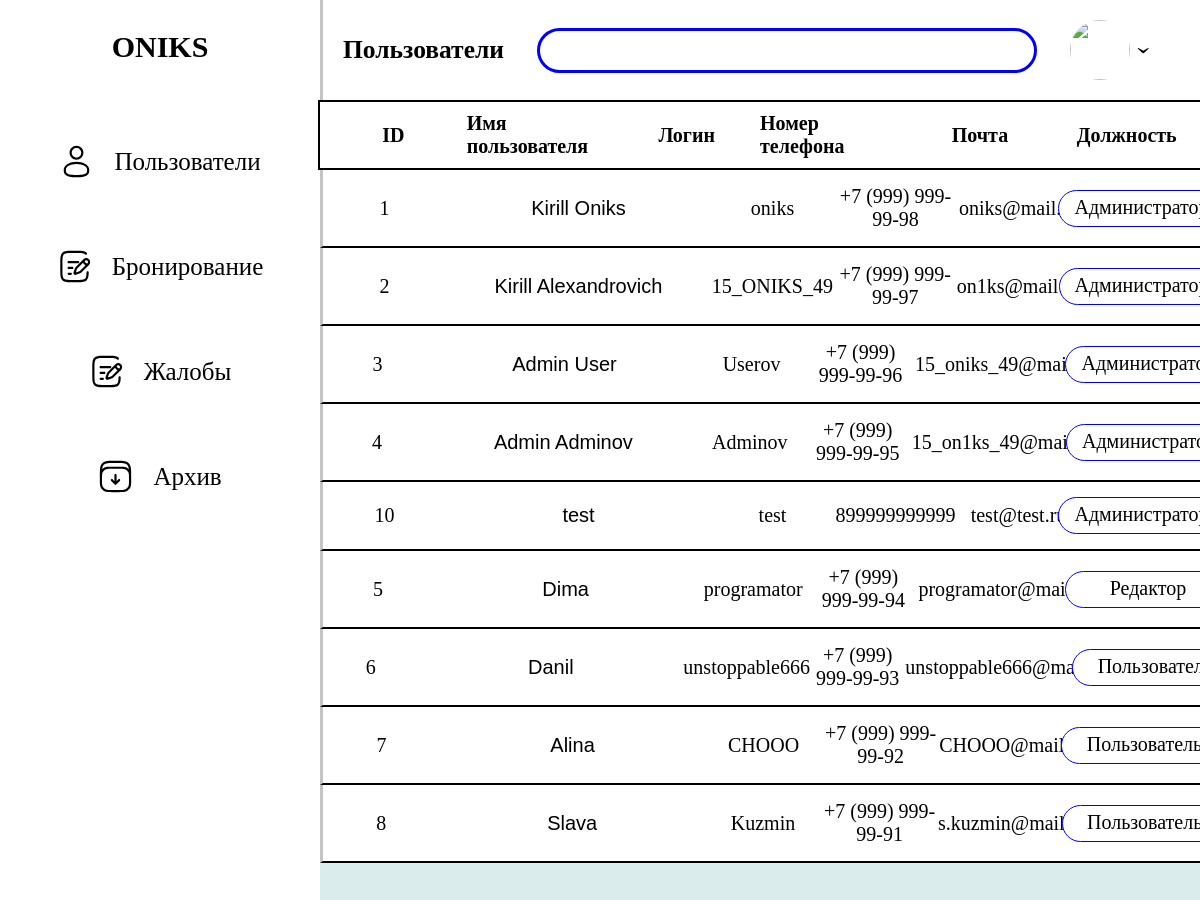
The page /admin/users.php (signed in) on the database its author committed.
### tables this page shows
CREATE TABLE `users` (
  `id` int NOT NULL,
  `name` varchar(256) NOT NULL,
  `login` varchar(256) NOT NULL,
  `pass` varchar(256) NOT NULL,
  `number` varchar(256) NOT NULL,
  `email` varchar(256) NOT NULL,
  `role` varchar(40) NOT NULL
);

### admin/users.php (the view, shortened to what this page needs)
<?
    require ("../core/bd.php");
?>
<!DOCTYPE html>
<html lang="ru">
<head>
    <link rel="stylesheet" href="../css/users-admin.css">
    <link rel="stylesheet" href="../css/admin.css">
</head>
<body>
    <main>
        <section class="left-menu">
            <?php require ("../components/admin-menu/left-menu.php") ?>
        </section>
        <section class="menu">
            <header>
                <div class="type"><h2>Пользователи</h2></div>
                <div class="search">
                    <input type="search">
                </div>
                <div class="profile">
                    <img src="../img/profile/Screenshot_3.png" alt="">
                </div>
            </header>
            <main>
                <div class="description">
                    <p>ID</p>
                    <p>Имя пользователя</p>
                    <p>Логин</p>
                    <p>Номер телефона</p>
                    <p>Почта</p>
                    <p>Должность</p>
                </div>
                <?
                    $admin = mysqli_fetch_all (mysqli_query($bd, "SELECT * FROM `users` WHERE `role` LIKE 'admin'"));
                    $editor = mysqli_fetch_all (mysqli_query($bd, "SELECT * FROM `users` WHERE `role` LIKE 'editor'"));
                    $user = mysqli_fetch_all (mysqli_query($bd, "SELECT * FROM `users` WHERE `role` LIKE 'user'"));
                ?>
                <div class="user-container">
                    <?
                        if (!empty($admin)) {
                            foreach ($admin as $admin) {
                                ?>
                                    <form action="../core/update-admin.php" method="post">
                                        <div class="user">
                                                <label for="id">
                                                    <p><?echo $admin["0"]?></p>
                                            </label>
                                            <input minlength="5" maxlength="32" onchange="submit();" name="username" value="<?echo $admin["1"]?>"></input>
                                            <p name="login"><?echo $admin["2"]?></p>
                                            <p name="number"><?echo $admin["4"]?></p>
                                            <p name="email"><?echo $admin["5"]?></p>
                                            <div class="roles">
                                                <label class="type-btn">
                                                    <p class="type-text" >Администратор</p>
                                                </label>
                                                <label class="type-btn">
                                                </label>
                                            </div>
                                        </div>
                                    </form>
                                <?
                            };
                        };
                        if (!empty($editor)) {
                            foreach ($editor as $editor) {
                                ?>
                                    <form action="../core/update-admin.php" method="post">
                                        <div class="user">
                                            <label for="id">
                                                <p><?echo $editor["0"]?></p>
                                            </label>
                                            <input minlength="5" maxlength="32" onchange="submit();" name="username" value="<?echo $editor["1"]?>"></input>
                                            <p name="login"><?echo $editor["2"]?></p>
                                            <p name="number"><?echo $editor["4"]?></p>
                                            <p name="email"><?echo $editor["5"]?></p>
                                            <div class="roles">
                                                <label class="type-btn">
                                                    <p class="type-text">Редактор</p>
                                                </label>
                                                <label class="type-btn">
                                                </label>
                                            </div>
                                        </div>
                                    </form>
                                <?
                            };
                        };
                        if (!empty($user)) {
                            foreach ($user as $user) {
                                ?>
                                    <form action="../core/update-admin.php" method="post">
                                        <div class="user">
                                                <label for="id">
                                                    <p><?echo $user["0"]?></p>
                                            </label>
                                            <input minlength="5" maxlength="32" onchange="submit();" name="username" value="<?echo $user["1"]?>"></input>
                                            <p name="login"><?echo $user["2"]?></p>
                                            <p name="number"><?echo $user["4"]?></p>
                                            <p name="email"><?echo $user["5"]?></p>
                                            <div class="roles">
                                                <label class="type-btn">
                                                    <p class="type-text" > Пользователь</p>
                                                </label>
                                                <label class="type-btn">
                                                </label>
                                            </div>
                                        </div>
                                    </form>
                                <?
                            };
                        };
                    ?>
                </div>
            </main>
        </section>
    </main>
</body>
</html>

### css/users-admin.css (style rules this page uses)
.description { display: grid; grid-template-columns: 1fr 1fr 1fr 1fr 1fr 1fr; justify-content: space-between; align-items: center; justify-items: center; width: 100%; background-color: white; padding: 10px 0; border: 2px solid black; font-size: 20px; font-weight: bold; }
.user-container { width: 100%; height: 100%; text-align: center; overflow-y: auto; overflow-x: hidden; }
form { width: 100%; text-align: center; }
.user { display: grid; grid-template-columns: 1fr 1fr 1fr 1fr 1fr 1fr; justify-content: space-between; align-items: center; justify-items: center; width: 100%; background-color: white; padding: 15px 0px; border-bottom: 2px solid #000000; border-left: 3px solid rgba(0, 0, 0, 0.233); }
.user input { font-size: 20px; cursor: pointer; border: none; outline: none; text-align: center; }
.user p { font-size: 20px; }
.roles { text-align: center; height: 35px; background-color: rgb(255, 255, 255); overflow: hidden; font-size: 30px; border-radius: 20px; border: 1px blue solid; transition: height 0.3s ease; display: flex; flex-direction: column }
.type-text { margin: 5px 0; padding: 0 15px; }

### css/admin.css (style rules this page uses)
* { margin: 0; padding: 0; }
body { overflow: hidden; }
main { display: flex; }
.left-menu { width: 300px; height: 100vh; display: flex; flex-direction: column; align-items: center; padding: 0 50px; }
.menu { width: 100%; }
.menu header { display: flex; align-items: center; height: 100px; padding: 0 70px 0 20px; font-size: 17px; justify-content: space-between; border-left: 3px solid rgba(0, 0, 0, 0.233); }
.search input { width: 500px; height: 45px; outline: none; font-size: 20px; padding: 0 15px; border: 3px solid blue; border-radius: 40px; }
.profile { width: 60px; height: 60px; cursor: pointer; position: relative; }
.profile::before { content: "\203A"; position: absolute; top: 15px; right: -20px; font-size: 27px; transform: rotate(90deg); }
.profile img { width: 100%; height: 100%; object-fit: cover; border-radius: 100%; }
.menu main { background-color: #daeceb; width: 100%; height: 100vh; display: flex; flex-direction: column; align-items: center; }

### rows shown on the page
users: id "1", username "Kirill Oniks", login "oniks", number "+7 (999) 999-99-98", email "oniks@mail.ru"
users: id "2", username "Kirill Alexandrovich", login "15_ONIKS_49", number "+7 (999) 999-99-97", email "on1ks@mail.ru"
users: id "3", username "Admin User", login "Userov", number "+7 (999) 999-99-96", email "15_oniks_49@mail.ru"
users: id "4", username "Admin Adminov", login "Adminov", number "+7 (999) 999-99-95", email "15_on1ks_49@mail.ru"
users: id "10", username "test", login "test", number "899999999999", email "test@test.ru"
users: id "5", username "Dima", login "programator", number "+7 (999) 999-99-94", email "programator@mail.ru"
users: id "6", username "Danil", login "unstoppable666", number "+7 (999) 999-99-93", email "unstoppable666@mail.ru"
users: id "7", username "Alina", login "CHOOO", number "+7 (999) 999-99-92", email "CHOOO@mail.ru"
users: id "8", username "Slava", login "Kuzmin", number "+7 (999) 999-99-91", email "s.kuzmin@mail.ru"
